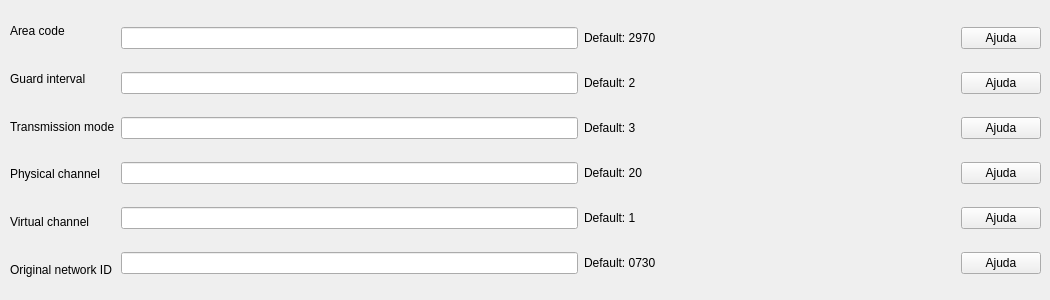
         <widget class="QWidget" name="tab_3">
          <attribute name="title">
           <string>Avançado</string>
          </attribute>
          <widget class="QWidget" name="horizontalLayoutWidget">
           <property name="geometry">
            <rect>
             <x>10</x>
             <y>10</y>
             <width>1031</width>
             <height>281</height>
            </rect>
           </property>
           <layout class="QHBoxLayout" name="horizontalLayout_19">
            <item>
             <layout class="QVBoxLayout" name="verticalLayout_18">
              <item>
               <widget class="QLabel" name="label_11">
                <property name="text">
                 <string>Area code</string>
                </property>
               </widget>
              </item>
              <item>
               <widget class="QLabel" name="label_10">
                <property name="text">
                 <string>Guard interval</string>
                </property>
               </widget>
              </item>
              <item>
               <widget class="QLabel" name="label_9">
                <property name="text">
                 <string>Transmission mode</string>
                </property>
               </widget>
              </item>
              <item>
               <widget class="QLabel" name="label_8">
                <property name="text">
                 <string>Physical channel</string>
                </property>
               </widget>
              </item>
              <item>
               <widget class="QLabel" name="label_7">
                <property name="text">
                 <string>Virtual channel</string>
                </property>
               </widget>
              </item>
              <item>
               <widget class="QLabel" name="label_6">
                <property name="text">
                 <string>Original network ID</string>
                </property>
               </widget>
              </item>
             </layout>
            </item>
            <item>
             <layout class="QVBoxLayout" name="verticalLayout_19">
              <item>
               <widget class="QLineEdit" name="tex_area_code"/>
              </item>
              <item>
               <widget class="QLineEdit" name="tex_guard_interval"/>
              </item>
              <item>
               <widget class="QLineEdit" name="tex_transmission_mode"/>
              </item>
              <item>
               <widget class="QLineEdit" name="tex_physical_channel"/>
              </item>
              <item>
               <widget class="QLineEdit" name="tex_virtual_channel"/>
              </item>
              <item>
               <widget class="QLineEdit" name="tex_original_network_id"/>
              </item>
             </layout>
            </item>
            <item>
             <layout class="QVBoxLayout" name="verticalLayout_16">
              <item>
               <layout class="QHBoxLayout" name="horizontalLayout_13">
                <item>
                 <widget class="QLabel" name="label_12">
                  <property name="text">
                   <string>Default: 2970</string>
                  </property>
                 </widget>
                </item>
                <item>
                 <spacer name="horizontalSpacer_19">
                  <property name="orientation">
                   <enum>Qt::Horizontal</enum>
                  </property>
                  <property name="sizeHint" stdset="0">
                   <size>
                    <width>40</width>
                    <height>20</height>
                   </size>
                  </property>
                 </spacer>
                </item>
                <item>
                 <widget class="QPushButton" name="h_area_code">
                  <property name="text">
                   <string>Ajuda</string>
                  </property>
                 </widget>
                </item>
               </layout>
              </item>
              <item>
               <layout class="QHBoxLayout" name="horizontalLayout_16">
                <item>
                 <widget class="QLabel" name="label_23">
                  <property name="text">
                   <string>Default: 2</string>
                  </property>
                 </widget>
                </item>
                <item>
                 <spacer name="horizontalSpacer_18">
                  <property name="orientation">
                   <enum>Qt::Horizontal</enum>
                  </property>
                  <property name="sizeHint" stdset="0">
                   <size>
                    <width>40</width>
                    <height>20</height>
                   </size>
                  </property>
                 </spacer>
                </item>
                <item>
                 <widget class="QPushButton" name="h_guard_interval">
                  <property name="text">
                   <string>Ajuda</string>
                  </property>
                 </widget>
                </item>
               </layout>
              </item>
              <item>
               <layout class="QHBoxLayout" name="horizontalLayout_18">
                <item>
                 <widget class="QLabel" name="label_27">
                  <property name="text">
                   <string>Default: 3</string>
                  </property>
                 </widget>
                </item>
                <item>
                 <spacer name="horizontalSpacer_17">
                  <property name="orientation">
                   <enum>Qt::Horizontal</enum>
                  </property>
                  <property name="sizeHint" stdset="0">
                   <size>
                    <width>40</width>
                    <height>20</height>
                   </size>
                  </property>
                 </spacer>
                </item>
                <item>
                 <widget class="QPushButton" name="h_transmission_mode">
                  <property name="text">
                   <string>Ajuda</string>
                  </property>
                 </widget>
                </item>
               </layout>
              </item>
              <item>
               <layout class="QHBoxLayout" name="horizontalLayout_17">
                <item>
                 <widget class="QLabel" name="label_26">
                  <property name="text">
                   <string>Default: 20</string>
                  </property>
                 </widget>
                </item>
                <item>
                 <spacer name="horizontalSpacer_16">
                  <property name="orientation">
                   <enum>Qt::Horizontal</enum>
                  </property>
                  <property name="sizeHint" stdset="0">
                   <size>
                    <width>40</width>
                    <height>20</height>
                   </size>
                  </property>
                 </spacer>
                </item>
                <item>
                 <widget class="QPushButton" name="h_physical_channel">
                  <property name="text">
                   <string>Ajuda</string>
                  </property>
                 </widget>
                </item>
               </layout>
              </item>
              <item>
               <layout class="QHBoxLayout" name="horizontalLayout_15">
                <item>
                 <widget class="QLabel" name="label_25">
                  <property name="text">
                   <string>Default: 1</string>
                  </property>
                 </widget>
                </item>
                <item>
                 <spacer name="horizontalSpacer_15">
                  <property name="orientation">
                   <enum>Qt::Horizontal</enum>
                  </property>
                  <property name="sizeHint" stdset="0">
                   <size>
                    <width>40</width>
                    <height>20</height>
                   </size>
                  </property>
                 </spacer>
                </item>
                <item>
                 <widget class="QPushButton" name="h_virtual_chanel">
                  <property name="text">
                   <string>Ajuda</string>
                  </property>
                 </widget>
                </item>
               </layout>
              </item>
              <item>
               <layout class="QHBoxLayout" name="horizontalLayout_14">
                <item>
                 <widget class="QLabel" name="label_28">
                  <property name="text">
                   <string>Default: 0730</string>
                  </property>
                 </widget>
                </item>
                <item>
                 <spacer name="horizontalSpacer_14">
                  <property name="orientation">
                   <enum>Qt::Horizontal</enum>
                  </property>
                  <property name="sizeHint" stdset="0">
                   <size>
                    <width>40</width>
                    <height>20</height>
                   </size>
                  </property>
                 </spacer>
                </item>
                <item>
                 <widget class="QPushButton" name="h_original_network_ID">
                  <property name="text">
                   <string>Ajuda</string>
                  </property>
                 </widget>
                </item>
               </layout>
              </item>
             </layout>
            </item>
           </layout>
          </widget>
         </widget>
